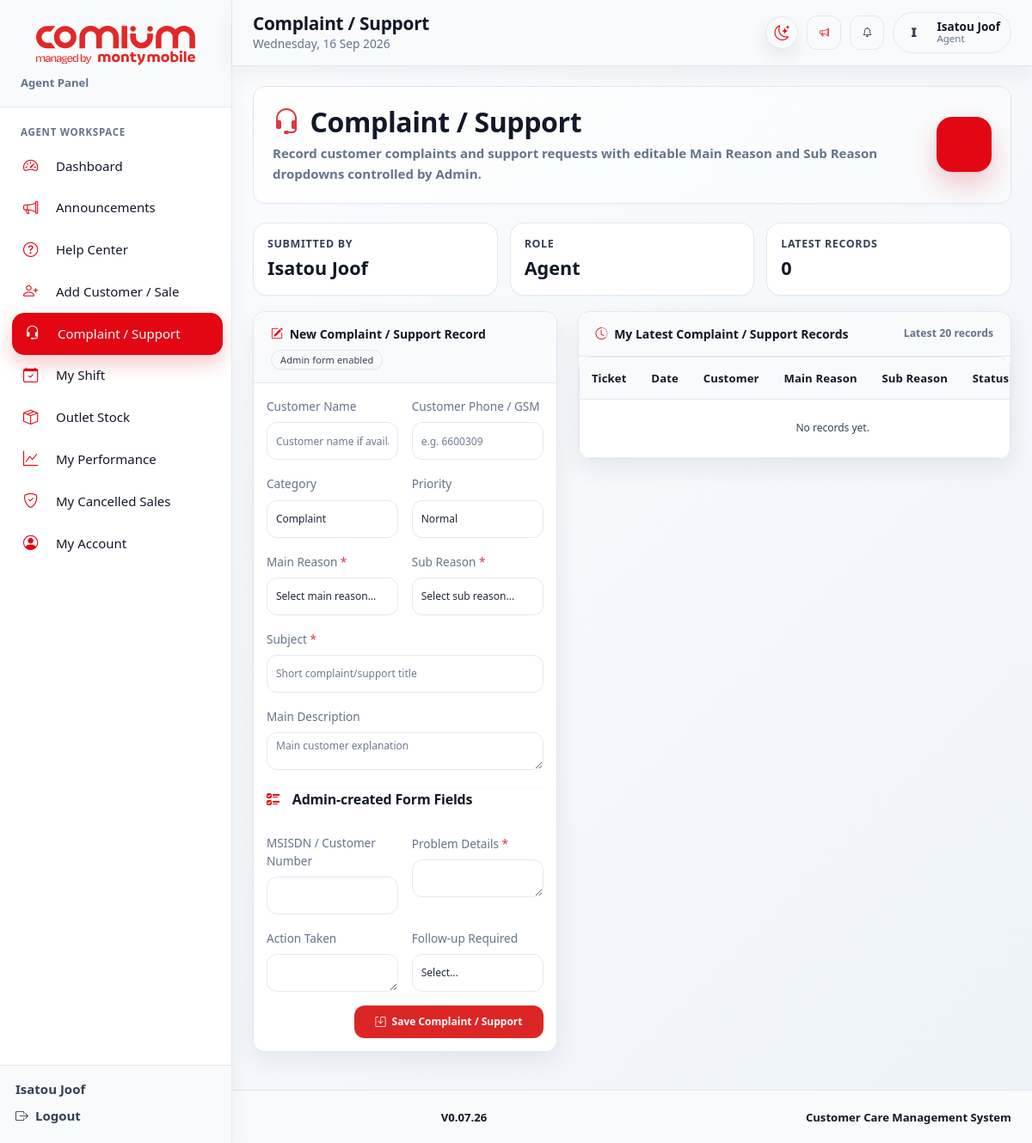
The page /agent/support.php (signed in) on the database its author committed.
### tables this page shows
CREATE TABLE IF NOT EXISTS `support_form_fields` (
  `id` INT NOT NULL AUTO_INCREMENT,
  `field_label` VARCHAR(150) NOT NULL,
  `field_key` VARCHAR(80) NOT NULL,
  `field_type` ENUM('text','textarea','select','number','date','phone','email') NOT NULL DEFAULT 'text',
  `field_options` TEXT NULL,
  `is_required` TINYINT(1) NOT NULL DEFAULT 0,
  `is_active` TINYINT(1) NOT NULL DEFAULT 1,
  `sort_order` INT NOT NULL DEFAULT 0,
  `created_by` INT NULL,
  `created_at` TIMESTAMP NULL DEFAULT CURRENT_TIMESTAMP,
  `updated_at` TIMESTAMP NULL DEFAULT CURRENT_TIMESTAMP ON UPDATE CURRENT_TIMESTAMP,
  PRIMARY KEY (`id`),
  UNIQUE KEY `uk_support_field_key` (`field_key`),
  KEY `idx_support_fields_active` (`is_active`, `sort_order`)
);

### config.php (called while the page is built, shortened)
<?php
function e($value) {
    return htmlspecialchars((string)($value ?? ''), ENT_QUOTES, 'UTF-8');
}
function tableExists($conn, $table) {
    static $cache = [];
    $table = trim((string)$table);
    if (isset($cache[$table])) return $cache[$table];
    $stmt = mysqli_prepare($conn, "SELECT COUNT(*) FROM INFORMATION_SCHEMA.TABLES WHERE TABLE_SCHEMA = DATABASE() AND TABLE_NAME = ?");
    mysqli_stmt_bind_param($stmt, 's', $table);
    mysqli_stmt_execute($stmt);
    mysqli_stmt_bind_result($stmt, $count);
    $exists = ((int)$count > 0);
    if ($exists) $cache[$table] = true;
    return $exists;
}
function tableColumnExists($conn, $table, $column) {
    static $cache = [];
    $table = trim((string)$table);
    $column = trim((string)$column);
    $key = $table . '.' . $column;
    if (isset($cache[$key])) return $cache[$key];
    $stmt = mysqli_prepare($conn, "SELECT COUNT(*) FROM INFORMATION_SCHEMA.COLUMNS WHERE TABLE_SCHEMA = DATABASE() AND TABLE_NAME = ? AND COLUMN_NAME = ?");
    mysqli_stmt_bind_param($stmt, 'ss', $table, $column);
    mysqli_stmt_execute($stmt);
    mysqli_stmt_bind_result($stmt, $count);
    $exists = ((int)$count > 0);
    if ($exists) $cache[$key] = true;
    return $exists;
}
function indexExists($conn, $table, $index) {
    static $cache = [];
    $key = $table . '.' . $index;
    if (isset($cache[$key])) return $cache[$key];
    $stmt = mysqli_prepare($conn, "SELECT COUNT(*) FROM INFORMATION_SCHEMA.STATISTICS WHERE TABLE_SCHEMA = DATABASE() AND TABLE_NAME = ? AND INDEX_NAME = ?");
    mysqli_stmt_bind_param($stmt, 'ss', $table, $index);
    mysqli_stmt_execute($stmt);
    mysqli_stmt_bind_result($stmt, $count);
    $exists = ((int)$count > 0);
    if ($exists) $cache[$key] = true;
    return $exists;
}
function constraintExists($conn, $constraint) {
    $stmt = mysqli_prepare($conn, "SELECT COUNT(*) FROM INFORMATION_SCHEMA.TABLE_CONSTRAINTS WHERE TABLE_SCHEMA = DATABASE() AND CONSTRAINT_NAME = ?");
    mysqli_stmt_bind_param($stmt, 's', $constraint);
    mysqli_stmt_execute($stmt);
    mysqli_stmt_bind_result($stmt, $count);
    $exists = ((int)$count > 0);
    return $exists;
}
?>

### support_helpers.php (the view, shortened to what this page needs)
<?php
if (!function_exists('supportEnsureTables')) {
    function supportEnsureTables($conn) {
        if (function_exists('constraintExists')) {
            if (!constraintExists($conn, 'fk_support_values_ticket')) {
                @mysqli_query($conn, "ALTER TABLE support_ticket_values ADD CONSTRAINT fk_support_values_ticket FOREIGN KEY (ticket_id) REFERENCES support_tickets(id) ON DELETE CASCADE");
            }
            if (!constraintExists($conn, 'fk_support_values_field')) {
                @mysqli_query($conn, "ALTER TABLE support_ticket_values ADD CONSTRAINT fk_support_values_field FOREIGN KEY (field_id) REFERENCES support_form_fields(id) ON DELETE CASCADE");
            }
        }
        $defaultReasons = [
            ['Network', 'No Service', 10], ['Network', 'Poor Signal', 20], ['Network', 'Data Not Working', 30],
            ['Billing', 'Wrong Deduction', 40], ['Billing', 'Bundle Not Received', 50],
            ['SIM / Registration', 'SIM Swap Issue', 60], ['SIM / Registration', 'Registration Update', 70],
            ['ComCach', 'Cash-in Issue', 80], ['ComCach', 'Withdrawal Issue', 90],
            ['Customer Care', 'Follow-up Required', 100], ['Customer Care', 'Other', 110],
        ];
        $stmtReason = mysqli_prepare($conn, "INSERT IGNORE INTO complaint_reasons (category, reason, sort_order, is_active) VALUES (?, ?, ?, 1)");
        $defaults = [
            ['MSISDN / Customer Number', 'msisdn_customer_number', 'phone', '', 0, 1, 20],
            ['Problem Details', 'problem_details', 'textarea', '', 1, 1, 30],
            ['Action Taken', 'action_taken', 'textarea', '', 0, 1, 40],
            ['Follow-up Required', 'follow_up_required', 'select', "No\nYes", 0, 1, 50],
        ];
        $stmt = mysqli_prepare($conn, "INSERT IGNORE INTO support_form_fields (field_label, field_key, field_type, field_options, is_required, is_active, sort_order, created_by) VALUES (?, ?, ?, ?, ?, ?, ?, ?)");
        if ($stmt) {
            $uid = isset($_SESSION['user_id']) ? (int)$_SESSION['user_id'] : null;
        }
        return true;
    }
}
if (!function_exists('supportGetFields')) {
    function supportGetFields($conn, $activeOnly = true) {
        supportEnsureTables($conn);
        $sql = "SELECT * FROM support_form_fields" . ($activeOnly ? " WHERE is_active = 1" : "") . " ORDER BY sort_order, id";
        $res = mysqli_query($conn, $sql);
        $fields = [];
        if ($res) while ($row = mysqli_fetch_assoc($res)) $fields[] = $row;
        return $fields;
    }
}
if (!function_exists('supportRenderReasonDropdowns')) {
    function supportRenderReasonDropdowns($conn) {
        echo '<div class="sis-col-6"><label class="form-label">Main Reason <span class="text-danger">*</span></label><select class="form-select" name="main_reason" id="supportMainReason" required><option value="">Select main reason...</option>';
        echo '</select></div>';
        echo '<div class="sis-col-6"><label class="form-label">Sub Reason <span class="text-danger">*</span></label><select class="form-select" name="sub_reason_id" id="supportSubReason" required><option value="">Select sub reason...</option></select></div>';
    }
}
if (!function_exists('supportRenderDynamicFields')) {
    function supportRenderDynamicFields($conn) {
        $fields = supportGetFields($conn, true);
        foreach ($fields as $field) {
            $id = (int)$field['id'];
            $label = e($field['field_label']);
            $required = ((int)$field['is_required'] === 1) ? 'required' : '';
            $requiredMark = ((int)$field['is_required'] === 1) ? ' <span class="text-danger">*</span>' : '';
            $name = 'field_' . $id;
            $type = $field['field_type'];
            echo '<div class="sis-col-6">';
            echo '<label class="form-label">' . $label . $requiredMark . '</label>';
            if ($type === 'textarea') {
                echo '<textarea class="form-control" name="' . e($name) . '" rows="3" ' . $required . '></textarea>';
            } elseif ($type === 'select') {
                echo '<select class="form-select" name="' . e($name) . '" ' . $required . '><option value="">Select...</option>';
                echo '</select>';
            } else {
                $inputType = 'text';
                if ($type === 'phone') $inputType = 'tel';
                echo '<input type="' . e($inputType) . '" class="form-control" name="' . e($name) . '" ' . $required . '>';
            }
            echo '</div>';
        }
    }
}
?>

### rows shown on the page
support_form_fields: field_label "MSISDN / Customer Number"
support_form_fields: field_label "Problem Details"
support_form_fields: field_label "Action Taken"
support_form_fields: field_label "Follow-up Required"

### other values the page prints
$roleLabel "Agent"
$section['title'] "AGENT WORKSPACE"
$label "Dashboard"
$label "Announcements"
$label "Help Center"
$label "Add Customer / Sale"
$label "Complaint / Support"
$label "My Shift"
$label "Outlet Stock"
$label "My Performance"
$label "My Cancelled Sales"
$label "My Account"
$_SESSION['full_name'] "Isatou Joof"
$title "Complaint / Support"
$subtitle "Wednesday, 16 Sep 2026"
